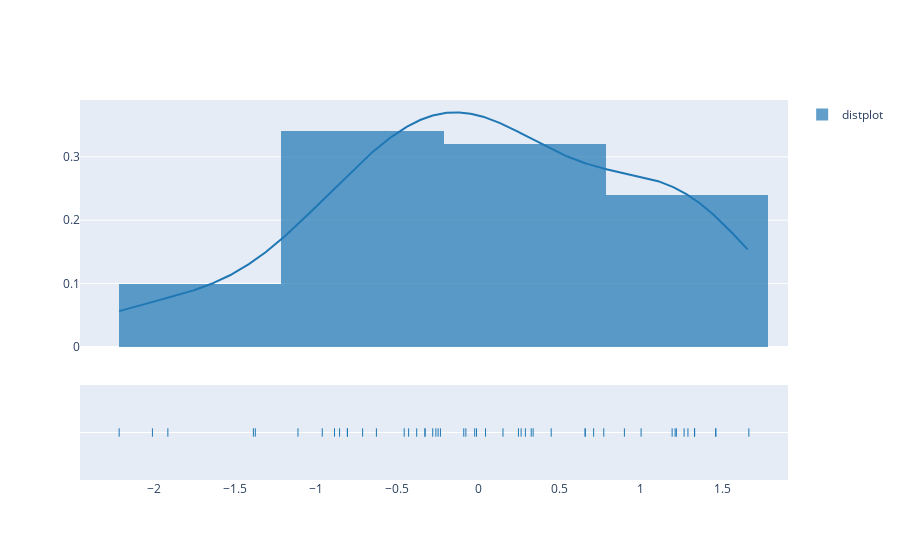

This figure's notebook cell:
### Markdown cell above
Distplot: The distplot figure factory displays a combination of statistical representations of numerical data, such as histogram, kernel density estimation or normal curve, and rug plot.The distplot can be composed of all or any combination of the following 3 components −
1. histogram
2. curve: 
   (a) kernel density estimation
   (b) normal curve
3. rug plot

### Code cell
import plotly.express as px
import numpy as np
import plotly.figure_factory as ff
data = [np.random.randn(50)]
labels = ['distplot']
fig = ff.create_distplot(data, labels)
fig.show()

### Figure 1 — Plotly figure (JSON) as saved in the notebook; plotly's stock layout.template omitted (floating-point values rounded to 4 significant figures; data arrays with more than 128 entries replaced by an {"elided": "..."} marker saying what was removed)
{"data": [{"histnorm": "probability density", "legendgroup": "distplot", "marker": {"color": "rgb(31, 119, 180)"}, "name": "distplot", "opacity": 0.7, "type": "histogram", "x": [-0.09074, -1.375, -1.112, 0.8987, 1.211, 0.246, -0.2344, 1.193, 0.6564, -1.914, 0.04333, 0.3247, 0.7717, 1.461, 1.29, 1.462, -0.01212, 0.2625, 0.1508, -0.2489, -0.3301, -0.8872, -0.9625, -0.8079, -0.7138, -0.6289, 1.002, 0.3366, 1.332, 0.2888, -0.8557, 1.33, -2.009, 0.7093, -0.4305, -2.214, -0.3289, -0.4577, -1.387, -0.3808, 0.4478, -0.8074, -0.282, 0.6581, -0.2625, -0.07771, 1.267, 1.219, 1.665, -0.02339], "xaxis": "x", "xbins": {"end": 1.665, "size": 1, "start": -2.214}, "yaxis": "y"}, {"legendgroup": "distplot", "marker": {"color": "rgb(31, 119, 180)"}, "mode": "lines", "name": "distplot", "showlegend": false, "type": "scatter", "x": {"elided": "500 float values"}, "xaxis": "x", "y": {"elided": "500 float values"}, "yaxis": "y"}, {"legendgroup": "distplot", "marker": {"color": "rgb(31, 119, 180)", "symbol": "line-ns-open"}, "mode": "markers", "name": "distplot", "showlegend": false, "type": "scatter", "x": [-0.09074, -1.375, -1.112, 0.8987, 1.211, 0.246, -0.2344, 1.193, 0.6564, -1.914, 0.04333, 0.3247, 0.7717, 1.461, 1.29, 1.462, -0.01212, 0.2625, 0.1508, -0.2489, -0.3301, -0.8872, -0.9625, -0.8079, -0.7138, -0.6289, 1.002, 0.3366, 1.332, 0.2888, -0.8557, 1.33, -2.009, 0.7093, -0.4305, -2.214, -0.3289, -0.4577, -1.387, -0.3808, 0.4478, -0.8074, -0.282, 0.6581, -0.2625, -0.07771, 1.267, 1.219, 1.665, -0.02339], "xaxis": "x", "y": ["distplot", "distplot", "distplot", "distplot", "distplot", "distplot", "distplot", "distplot", "distplot", "distplot", "distplot", "distplot", "distplot", "distplot", "distplot", "distplot", "distplot", "distplot", "distplot", "distplot", "distplot", "distplot", "distplot", "distplot", "distplot", "distplot", "distplot", "distplot", "distplot", "distplot", "distplot", "distplot", "distplot", "distplot", "distplot", "distplot", "distplot", "distplot", "distplot", "distplot", "distplot", "distplot", "distplot", "distplot", "distplot", "distplot", "distplot", "distplot", "distplot", "distplot"], "yaxis": "y2"}], "layout": {"autosize": true, "barmode": "overlay", "hovermode": "closest", "legend": {"traceorder": "reversed"}, "xaxis": {"anchor": "y2", "autorange": true, "domain": [0, 1], "range": [-2.454, 1.906], "type": "linear", "zeroline": false}, "yaxis": {"anchor": "free", "autorange": true, "domain": [0.35, 1], "position": 0, "range": [0, 0.3897], "type": "linear"}, "yaxis2": {"anchor": "x", "autorange": true, "domain": [0, 0.25], "dtick": 1, "range": [-1, 1], "showticklabels": false, "type": "category"}}}
